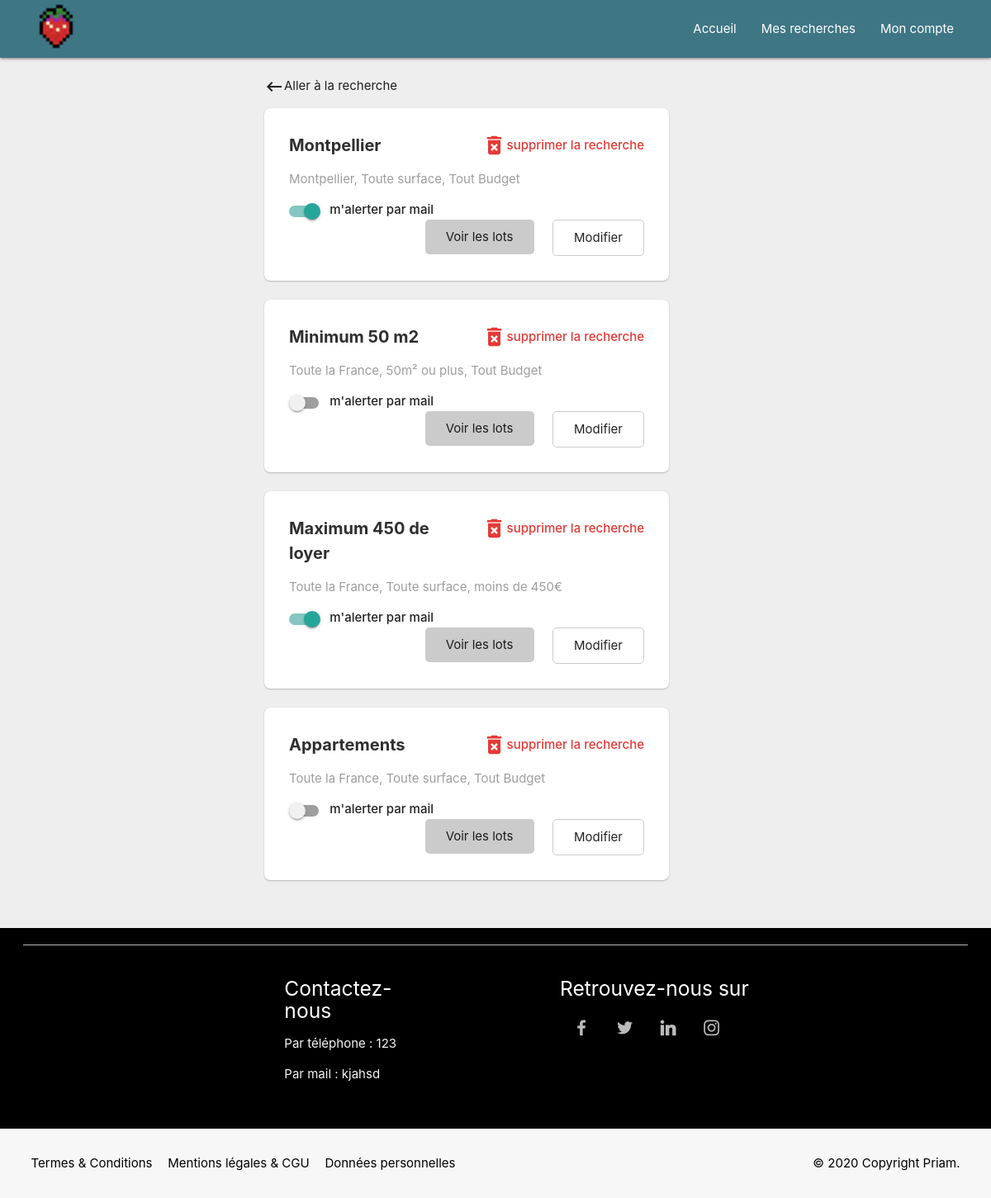
Screenshot of /site/index/alerte/read/ (signed in) with the database file from the repository.
### tables this page shows
CREATE TABLE `alerte` (
  `loginUtilisateur` varchar(256) NOT NULL,
  `tabSimple` varchar(1028) NOT NULL,
  `tabCheckBox` varchar(1028) NOT NULL,
  `nom` varchar(256) NOT NULL,
  `idAlerte` int(11) NOT NULL,
  `activeMail` tinyint(1) NOT NULL DEFAULT '1'
);

CREATE TABLE `optionsSite` (
  `nomOption` varchar(64) NOT NULL,
  `valeur` varchar(64) DEFAULT NULL
);

### index.php (called while the page is built, shortened)
<?php
require_once File::build_path(array("controller", "routeur.php"));

### php/model/Model.php (called while the page is built, shortened)
<?php
class Model{
	public static $pdo;
	public static function Init(){
		$hostname=Conf::getHostName();
		$database_name=Conf::getDatabase();
		$login=Conf::getLogin();
		$password=Conf::getPassword();
		try {
			self::$pdo = new PDO("mysql:host=$hostname;dbname=$database_name", $login, $password,
                     array(PDO::MYSQL_ATTR_INIT_COMMAND => "SET NAMES utf8"));
			self::$pdo->exec('SET CHARACTER SET UTF-8');
		}
        catch (PDOException $e) {
			if (Conf::getDebug()) {
			  echo $e->getMessage();
			} else {
			  echo 'Une erreur est survenue <a href=""> retour a la page d\'accueil </a>';
			}
			die();
		}
	}
	public static function selectCol($columnName,$value){
		$table_name=static::$object;
		$class_name="Model".ucfirst($table_name);
	    $sql = "SELECT * from ".$table_name." WHERE ".$columnName." =:tag";
	    $req_prep = Model::$pdo->prepare($sql);
	    $values = array(
	        "tag" => $value,
	    );
	    $req_prep->execute($values);
	    $req_prep->setFetchMode(PDO::FETCH_CLASS, $class_name);
	    $tab_voit = $req_prep->fetchAll();
	    return $tab_voit;
	}
	public static function select($primary_value){
		$primary_key=static::$primary;
		$resultat=static::selectCol($primary_key,$primary_value);
		if (!empty($resultat)){
			return $resultat[0];
		}
		return false;
	}
}

### php/model/ModelAlerte.php (called while the page is built, shortened)
<?php
require_once File::build_path(array("model", "Model.php"));
class ModelAlerte extends Model{
  private $tabSimple;
  private $nom;
  public function decode(){
  	  $this->tabSimple=json_decode($this->tabSimple, true);
  }
  public function getNom(){
  	return $this->nom;
  }
  public function getLocalisation(){
  	if($this->tabSimple["localisation"]!==""){
  		return $this->tabSimple["localisation"];
  	}
  	return "Toute la France";
  }
  public function getSurfaceStr(){
    $minSurface=$this->tabSimple["minSurface"];
    $maxSurface=$this->tabSimple["maxSurface"];
    if($minSurface!==""){
  		return $minSurface . "m² ou plus";
  	}
  	return "Toute surface";
  }
  public function getBudgetStr(){
    $minBudget=$this->tabSimple["minBudget"];
    $maxBudget=$this->tabSimple["maxBudget"];
  	if($minBudget=="" && $maxBudget!==""){
  		return "moins de " . $maxBudget . "€";
  	}
  	return "Tout Budget";
  }
}

### php/model/ModelOptionsSite.php (called while the page is built, shortened)
<?php
require_once File::build_path(array("model", "Model.php"));
class ModelOptionsSite extends Model{
  private $valeur;
  public function getValeur(){
    return $this->valeur;
  }
}

### php/view/alerte/list.php (the view, shortened to what this page needs)
<div class="container">
    <div  class="col s12 m10 l7 offset-m1 offset-l2 noPadding" id="retour">
 <a href="index"> <i class="material-icons">keyboard_backspace</i> <span class="absolute sousLignerHover">Aller à la recherche </span></a>
</div>
        <?php
        if($alertes != false){
            foreach ($alertes as $alerte){
                echo '  <div class="col s12 m10 l7 offset-m1 offset-l2 card boite">
                            <div class="idAlerte">'.htmlspecialchars($alerte->getId()).'</div>
                            <div class="infoBoite">
                            <div>
                			<div class="red-text text-darken-1 deleteAlerte legerGras"><i class=" material-icons small">delete_forever</i><span>supprimer la recherche</span> </div>
                			<div class="contientNom"><div class="nomAlerte">'.htmlspecialchars($alerte->getNom()).'</div>
                            <input class="modificationNom"  value="'.htmlspecialchars($alerte->getNom()).'" type="text" autocomplete="off" /></div>
                            <p class="grey-text grey-lighten-1">   <span >'.htmlspecialchars($alerte->getLocalisation()).", ".htmlspecialchars($alerte->getSurfaceStr()).", ".htmlspecialchars($alerte->getBudgetStr()) .' </span></p>
                              <div class="switch legerGras">
                                <label>';
                                  echo '<span class="lever noMargin"></span>
                                </label>
                                <span class="textAlerteMail">
                                    m\'alerter par mail
                                </span>
                              </div>
                            <div class="boutonsAlerte">
                                <a href="index/lotApprofondi/searchedDeepenAlerte/?page=1&alerte='.urlencode(serialize($alerte)).'"><div class="boutonAlerte boutonAnnonces secondeCouleur">Voir les lots</div></a>
                                <div class="boutonAlerte boutonModification secondeCouleurBorder"> Modifier</div></div>
                            </div>
                            </div>
            		    </div>';
            }
        }
        ?>
      </div>

### php/view/view.php (shortened to what this page needs)
<!DOCTYPE html>
<html lang="fr">
<head>
  <link rel="stylesheet" type="text/css" href="css/styles.css">
  <link rel="stylesheet" type="text/css" href="css/couleur.css">
  <link rel="stylesheet" type="text/css" href="css/socicon/style.css">
  <link rel="stylesheet" href="https://cdnjs.cloudflare.com/ajax/libs/materialize/1.0.0/css/materialize.min.css">
</head>
<body class=" grey lighten-3">
        <header>
        	 <nav   id="menu" class="nav-wraper premiereCouleur">
               <a href="index">
                <?php
                $date = date_create();
                $timestamp = date_timestamp_get($date);
                echo '<img id="logo" src="image/logo.png?t=' . $timestamp . '" alt="Le logo.">';
                ?>
              </a>
                <ul id="nav-mobile" class="right ">
                		<li><a href="index">Accueil</a></li>
                        <?php
                        if(isset($_SESSION["login"])){
                            echo "<li><a href=\"index/alerte/read/\">Mes recherches</a></li>";
                            echo '<li><a class="dropdown-trigger" href="#" data-target="dropdown1">Mon compte</a></li>
                          <ul id="dropdown1" class="dropdown-content">
                            <li><a href="index/utilisateur/Read/?id='.rawurlencode($_SESSION["login"]).'" >Paramètres</a></li>
                            <li><a id="deconnexion2">Déconnexion</a></li>
                          </ul>';
                        }else{
                           echo "<li><a id=\"creationCompte2\">Créer un compte</a></li>";
                           echo "<li><a id=\"connexion2\">Se connecter</a></li>";
                        }
                        ?>
                 </ul>
            	</nav>
        </header>
        <main>
            <div class="row">
            <?php
            $filepath = File::build_path(array("view", $controller, "$view.php"));
            require $filepath;
            ?>
            </div>
  </main>
    <div class="pad1">
        <footer >
          <div class=" ft-social">
            <div class="ligne"></div>
              <div class="container">
                <div class="row">
                  <?php
                  global $facebook, $twitter, $linkedin, $instagram, $mail, $tel;
                  echo"
                    <div class=\"col s6 m3 push-m2\">
                    <h5 class=\"white-text\">Contactez-nous </h5>
                    <p class=\"grey-text text-lighten-4\">Par téléphone : <span> $tel</span></p>
                    <p class=\"grey-text text-lighten-4\">Par mail : <span> $mail </span></p>
                  </div>";
                  if(!is_null($facebook) || !is_null($twitter) || !is_null($linkedin) || !is_null($instagram)){
                  echo '<div class="col  push-m4">
                    <h5 class="white-text">Retrouvez-nous sur </h5>
                 <ul class="ft-social-list center">';
                    $tabReseaux=array( "facebook"=>$facebook, "twitter"=>$twitter,"linkedin"=> $linkedin, "instagram"=>$instagram);
                    foreach ($tabReseaux as $nom => $lien) {
                      if(!is_null($lien)){
                        echo "<li><a href=\"$lien\" class=\"pure-button button-socicon\"><span class=\"socicon socicon-$nom\"></span></a></li>";
                      }
                    }
                  }
                  ?>
                </ul>
              </div>
            </div>
          </div>
          </div>
          <div class="ft-legal">
            <ul class="ft-legal-list">
              <li><a href="#">Termes &amp; Conditions</a></li>
              <li><a href="#">Mentions légales &amp; CGU</a></li>
              <li><a href="#">Données personnelles</a></li>
              <li>&copy; 2020 Copyright Priam.</li>
            </ul>
          </div>
        </footer>
    </div>
</body>
</html>

### css/styles.css (style rules this page uses)
html,body { height: 100%; }
#logo { height: 64px; }
.pad1 { margin: 0; padding: 0; }
ul { list-style: none; padding-left: 0; }
footer { background-color: #000; color: #bbb; line-height: 1.5; bottom: 0px; left:0px; padding-top: 20px; }
footer a { text-decoration: none; color: #eee; }
.ft-social { padding: 0 1.875rem 1.25rem; }
.ft-social-list li { margin: 0.5rem; font-size: 1.25rem; padding-right: 1em; display: inline-block; }
.ft-legal { padding: 0.9375rem 1.875rem; background-color: #f7f7f7; color: black; }
.ft-legal a { color: black; }
.ft-legal-list { width: 100%; display: flex; flex-wrap: wrap; }
.ft-legal-list li { margin: 0.125rem 0.625rem; white-space: nowrap; }
.ft-legal-list li:nth-last-child(2) { flex: 1; }
a { color: inherit !important; }
.ligne { border-bottom:solid 1px; height: 1px; }
input[type=checkbox] +span { padding-left:25px !important; padding-right:20px; }
.boite { padding-left:0px !important; border-radius: 7px !important; box-shadow: 0 0px 1px 0 rgba(0,0,0,0.14), 0 1px 1px -1px rgba(0,0,0,0.12), 0 1px 2px 0 rgba(0,0,0,0.2) !important; display: flex; padding: 0 !important; }
.infoBoite { padding: 2rem; width:100%; }
body { display: flex; min-height: 100vh; flex-direction: column; }
main { flex: 1 0 auto; }
.noPadding { padding: 0 !important; }
.container { max-width: 1780px !important; }
.lever { padding-left: 0px !important; padding-right: 0px !important; }
.switch { display: inline !important; }
.container { margin-top: 1.5em !important; }
.noMargin { margin: 0 10px 0 0 !important; }
.legerGras { font-weight: 500; }
.absolute { position: absolute !important; }
#menu ul { margin-right: 2em; }
#menu { height: 70px !important; line-height: 70px!important; }
.deleteAlerte { float:right; display: flex; cursor:pointer; }
.boutonsAlerte { float:right; display: flex; }
.boutonAlerte { border-radius:5px; padding: 10px 25px 10px 25px; }
.deleteAlerte span { margin-top: 0.3em; }
.boutonModification { border:solid 1px; margin-left: 1.5em; cursor:pointer; }
.nomAlerte { font-size: 20px; font-weight: bold; color: #2f2f2f; }
.contientNom { width: 50%; overflow: hidden; }
@media (min-width: 1101px) { #logo { left: 3%; position: absolute; } }

### css/couleur.css (style rules this page uses)
.premiereCouleur { background-color:rgba(63,118,132,1) !important; }
.secondeCouleur { background-color: rgba(203,203,203,1) !important; }
.secondeCouleurBorder { border-color: rgba(203,203,203,1) !important }

### rows the page displays
alerte: nom "Montpellier", Localisation "Montpellier", SurfaceStr "Toute surface", BudgetStr "Tout Budget"
alerte: nom "Minimum 50 m2", Localisation "Toute la France", SurfaceStr "50m² ou plus", BudgetStr "Tout Budget"
alerte: nom "Maximum 450 de loyer", Localisation "Toute la France", SurfaceStr "Toute surface", BudgetStr "moins de 450€"
alerte: nom "Appartements", Localisation "Toute la France", SurfaceStr "Toute surface", BudgetStr "Tout Budget"
optionssite: valeur "123"
optionssite: valeur "kjahsd"
